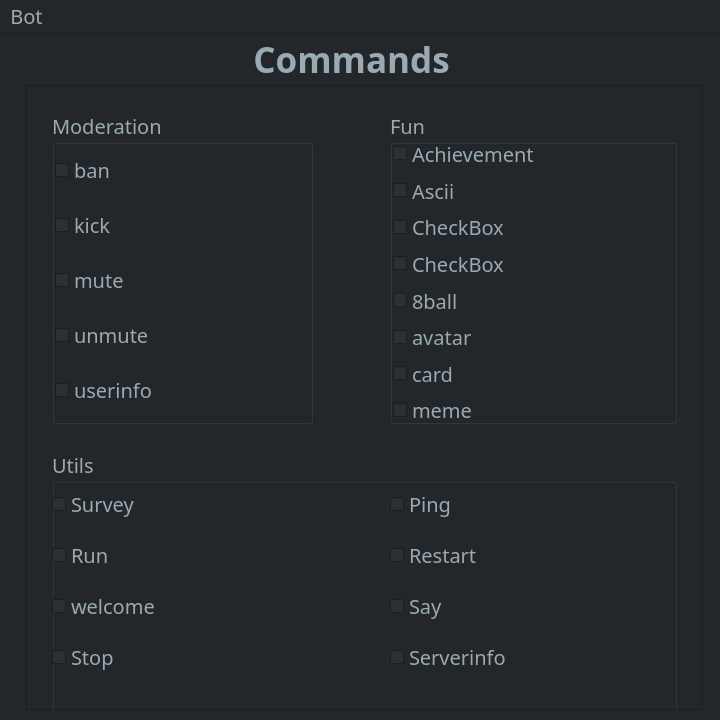
<?xml version="1.0" encoding="UTF-8"?>
<ui version="4.0">
 <author>NameUndefined</author>
 <class>MainWindow</class>
 <widget class="QMainWindow" name="MainWindow">
  <property name="geometry">
   <rect>
    <x>0</x>
    <y>0</y>
    <width>720</width>
    <height>720</height>
   </rect>
  </property>
  <property name="minimumSize">
   <size>
    <width>720</width>
    <height>720</height>
   </size>
  </property>
  <property name="maximumSize">
   <size>
    <width>720</width>
    <height>720</height>
   </size>
  </property>
  <property name="palette">
   <palette>
    <active>
     <colorrole role="WindowText">
      <brush brushstyle="SolidPattern">
       <color alpha="255">
        <red>153</red>
        <green>170</green>
        <blue>181</blue>
       </color>
      </brush>
     </colorrole>
     <colorrole role="Button">
      <brush brushstyle="SolidPattern">
       <color alpha="255">
        <red>114</red>
        <green>137</green>
        <blue>218</blue>
       </color>
      </brush>
     </colorrole>
     <colorrole role="Light">
      <brush brushstyle="SolidPattern">
       <color alpha="255">
        <red>114</red>
        <green>137</green>
        <blue>218</blue>
       </color>
      </brush>
     </colorrole>
     <colorrole role="Midlight">
      <brush brushstyle="SolidPattern">
       <color alpha="255">
        <red>63</red>
        <green>127</green>
        <blue>255</blue>
       </color>
      </brush>
     </colorrole>
     <colorrole role="Dark">
      <brush brushstyle="SolidPattern">
       <color alpha="255">
        <red>0</red>
        <green>42</green>
        <blue>127</blue>
       </color>
      </brush>
     </colorrole>
     <colorrole role="Mid">
      <brush brushstyle="SolidPattern">
       <color alpha="255">
        <red>0</red>
        <green>56</green>
        <blue>170</blue>
       </color>
      </brush>
     </colorrole>
     <colorrole role="Text">
      <brush brushstyle="SolidPattern">
       <color alpha="255">
        <red>114</red>
        <green>137</green>
        <blue>218</blue>
       </color>
      </brush>
     </colorrole>
     <colorrole role="BrightText">
      <brush brushstyle="SolidPattern">
       <color alpha="255">
        <red>255</red>
        <green>255</green>
        <blue>255</blue>
       </color>
      </brush>
     </colorrole>
     <colorrole role="ButtonText">
      <brush brushstyle="SolidPattern">
       <color alpha="255">
        <red>153</red>
        <green>170</green>
        <blue>181</blue>
       </color>
      </brush>
     </colorrole>
     <colorrole role="Base">
      <brush brushstyle="SolidPattern">
       <color alpha="255">
        <red>44</red>
        <green>47</green>
        <blue>51</blue>
       </color>
      </brush>
     </colorrole>
     <colorrole role="Window">
      <brush brushstyle="SolidPattern">
       <color alpha="255">
        <red>35</red>
        <green>39</green>
        <blue>42</blue>
       </color>
      </brush>
     </colorrole>
     <colorrole role="Shadow">
      <brush brushstyle="SolidPattern">
       <color alpha="255">
        <red>0</red>
        <green>0</green>
        <blue>0</blue>
       </color>
      </brush>
     </colorrole>
     <colorrole role="Highlight">
      <brush brushstyle="SolidPattern">
       <color alpha="255">
        <red>114</red>
        <green>137</green>
        <blue>218</blue>
       </color>
      </brush>
     </colorrole>
     <colorrole role="AlternateBase">
      <brush brushstyle="SolidPattern">
       <color alpha="255">
        <red>114</red>
        <green>137</green>
        <blue>218</blue>
       </color>
      </brush>
     </colorrole>
     <colorrole role="ToolTipBase">
      <brush brushstyle="SolidPattern">
       <color alpha="255">
        <red>255</red>
        <green>255</green>
        <blue>220</blue>
       </color>
      </brush>
     </colorrole>
     <colorrole role="ToolTipText">
      <brush brushstyle="SolidPattern">
       <color alpha="255">
        <red>0</red>
        <green>0</green>
        <blue>0</blue>
       </color>
      </brush>
     </colorrole>
     <colorrole role="PlaceholderText">
      <brush brushstyle="SolidPattern">
       <color alpha="128">
        <red>153</red>
        <green>170</green>
        <blue>181</blue>
       </color>
      </brush>
     </colorrole>
    </active>
    <inactive>
     <colorrole role="WindowText">
      <brush brushstyle="SolidPattern">
       <color alpha="255">
        <red>153</red>
        <green>170</green>
        <blue>181</blue>
       </color>
      </brush>
     </colorrole>
     <colorrole role="Button">
      <brush brushstyle="SolidPattern">
       <color alpha="255">
        <red>114</red>
        <green>137</green>
        <blue>218</blue>
       </color>
      </brush>
     </colorrole>
     <colorrole role="Light">
      <brush brushstyle="SolidPattern">
       <color alpha="255">
        <red>114</red>
        <green>137</green>
        <blue>218</blue>
       </color>
      </brush>
     </colorrole>
     <colorrole role="Midlight">
      <brush brushstyle="SolidPattern">
       <color alpha="255">
        <red>63</red>
        <green>127</green>
        <blue>255</blue>
       </color>
      </brush>
     </colorrole>
     <colorrole role="Dark">
      <brush brushstyle="SolidPattern">
       <color alpha="255">
        <red>0</red>
        <green>42</green>
        <blue>127</blue>
       </color>
      </brush>
     </colorrole>
     <colorrole role="Mid">
      <brush brushstyle="SolidPattern">
       <color alpha="255">
        <red>0</red>
        <green>56</green>
        <blue>170</blue>
       </color>
      </brush>
     </colorrole>
     <colorrole role="Text">
      <brush brushstyle="SolidPattern">
       <color alpha="255">
        <red>114</red>
        <green>137</green>
        <blue>218</blue>
       </color>
      </brush>
     </colorrole>
     <colorrole role="BrightText">
      <brush brushstyle="SolidPattern">
       <color alpha="255">
        <red>255</red>
        <green>255</green>
        <blue>255</blue>
       </color>
      </brush>
     </colorrole>
     <colorrole role="ButtonText">
      <brush brushstyle="SolidPattern">
       <color alpha="255">
        <red>153</red>
        <green>170</green>
        <blue>181</blue>
       </color>
      </brush>
     </colorrole>
     <colorrole role="Base">
      <brush brushstyle="SolidPattern">
       <color alpha="255">
        <red>44</red>
        <green>47</green>
        <blue>51</blue>
       </color>
      </brush>
     </colorrole>
     <colorrole role="Window">
      <brush brushstyle="SolidPattern">
       <color alpha="255">
        <red>35</red>
        <green>39</green>
        <blue>42</blue>
       </color>
      </brush>
     </colorrole>
     <colorrole role="Shadow">
      <brush brushstyle="SolidPattern">
       <color alpha="255">
        <red>0</red>
        <green>0</green>
        <blue>0</blue>
       </color>
      </brush>
     </colorrole>
     <colorrole role="Highlight">
      <brush brushstyle="SolidPattern">
       <color alpha="255">
        <red>114</red>
        <green>137</green>
        <blue>218</blue>
       </color>
      </brush>
     </colorrole>
     <colorrole role="AlternateBase">
      <brush brushstyle="SolidPattern">
       <color alpha="255">
        <red>114</red>
        <green>137</green>
        <blue>218</blue>
       </color>
      </brush>
     </colorrole>
     <colorrole role="ToolTipBase">
      <brush brushstyle="SolidPattern">
       <color alpha="255">
        <red>255</red>
        <green>255</green>
        <blue>220</blue>
       </color>
      </brush>
     </colorrole>
     <colorrole role="ToolTipText">
      <brush brushstyle="SolidPattern">
       <color alpha="255">
        <red>0</red>
        <green>0</green>
        <blue>0</blue>
       </color>
      </brush>
     </colorrole>
     <colorrole role="PlaceholderText">
      <brush brushstyle="SolidPattern">
       <color alpha="128">
        <red>153</red>
        <green>170</green>
        <blue>181</blue>
       </color>
      </brush>
     </colorrole>
    </inactive>
    <disabled>
     <colorrole role="WindowText">
      <brush brushstyle="SolidPattern">
       <color alpha="255">
        <red>0</red>
        <green>42</green>
        <blue>127</blue>
       </color>
      </brush>
     </colorrole>
     <colorrole role="Button">
      <brush brushstyle="SolidPattern">
       <color alpha="255">
        <red>114</red>
        <green>137</green>
        <blue>218</blue>
       </color>
      </brush>
     </colorrole>
     <colorrole role="Light">
      <brush brushstyle="SolidPattern">
       <color alpha="255">
        <red>114</red>
        <green>137</green>
        <blue>218</blue>
       </color>
      </brush>
     </colorrole>
     <colorrole role="Midlight">
      <brush brushstyle="SolidPattern">
       <color alpha="255">
        <red>63</red>
        <green>127</green>
        <blue>255</blue>
       </color>
      </brush>
     </colorrole>
     <colorrole role="Dark">
      <brush brushstyle="SolidPattern">
       <color alpha="255">
        <red>0</red>
        <green>42</green>
        <blue>127</blue>
       </color>
      </brush>
     </colorrole>
     <colorrole role="Mid">
      <brush brushstyle="SolidPattern">
       <color alpha="255">
        <red>0</red>
        <green>56</green>
        <blue>170</blue>
       </color>
      </brush>
     </colorrole>
     <colorrole role="Text">
      <brush brushstyle="SolidPattern">
       <color alpha="255">
        <red>0</red>
        <green>42</green>
        <blue>127</blue>
       </color>
      </brush>
     </colorrole>
     <colorrole role="BrightText">
      <brush brushstyle="SolidPattern">
       <color alpha="255">
        <red>255</red>
        <green>255</green>
        <blue>255</blue>
       </color>
      </brush>
     </colorrole>
     <colorrole role="ButtonText">
      <brush brushstyle="SolidPattern">
       <color alpha="255">
        <red>0</red>
        <green>42</green>
        <blue>127</blue>
       </color>
      </brush>
     </colorrole>
     <colorrole role="Base">
      <brush brushstyle="SolidPattern">
       <color alpha="255">
        <red>35</red>
        <green>39</green>
        <blue>42</blue>
       </color>
      </brush>
     </colorrole>
     <colorrole role="Window">
      <brush brushstyle="SolidPattern">
       <color alpha="255">
        <red>35</red>
        <green>39</green>
        <blue>42</blue>
       </color>
      </brush>
     </colorrole>
     <colorrole role="Shadow">
      <brush brushstyle="SolidPattern">
       <color alpha="255">
        <red>0</red>
        <green>0</green>
        <blue>0</blue>
       </color>
      </brush>
     </colorrole>
     <colorrole role="Highlight">
      <brush brushstyle="SolidPattern">
       <color alpha="255">
        <red>234</red>
        <green>234</green>
        <blue>234</blue>
       </color>
      </brush>
     </colorrole>
     <colorrole role="AlternateBase">
      <brush brushstyle="SolidPattern">
       <color alpha="255">
        <red>114</red>
        <green>137</green>
        <blue>218</blue>
       </color>
      </brush>
     </colorrole>
     <colorrole role="ToolTipBase">
      <brush brushstyle="SolidPattern">
       <color alpha="255">
        <red>255</red>
        <green>255</green>
        <blue>220</blue>
       </color>
      </brush>
     </colorrole>
     <colorrole role="ToolTipText">
      <brush brushstyle="SolidPattern">
       <color alpha="255">
        <red>0</red>
        <green>0</green>
        <blue>0</blue>
       </color>
      </brush>
     </colorrole>
     <colorrole role="PlaceholderText">
      <brush brushstyle="SolidPattern">
       <color alpha="128">
        <red>0</red>
        <green>0</green>
        <blue>0</blue>
       </color>
      </brush>
     </colorrole>
    </disabled>
   </palette>
  </property>
  <property name="font">
   <font>
    <family>xos4 Terminus</family>
    <pointsize>15</pointsize>
   </font>
  </property>
  <property name="windowTitle">
   <string>Discord Bot Maker script</string>
  </property>
  <property name="windowIcon">
   <iconset>
    <normaloff>../../../.designer/icon.ico</normaloff>../../../.designer/icon.ico</iconset>
  </property>
  <widget class="QWidget" name="centralwidget">
   <property name="enabled">
    <bool>true</bool>
   </property>
   <property name="font">
    <font>
     <family>xos4 Terminus</family>
     <pointsize>15</pointsize>
     <weight>50</weight>
     <italic>false</italic>
     <bold>false</bold>
     <underline>false</underline>
    </font>
   </property>
   <property name="layoutDirection">
    <enum>Qt::LeftToRight</enum>
   </property>
   <property name="autoFillBackground">
    <bool>false</bool>
   </property>
   <widget class="QLabel" name="cinfi_lb">
    <property name="enabled">
     <bool>true</bool>
    </property>
    <property name="geometry">
     <rect>
      <x>26</x>
      <y>0</y>
      <width>651</width>
      <height>52</height>
     </rect>
    </property>
    <property name="font">
     <font>
      <family>xos4 Terminus</family>
      <pointsize>26</pointsize>
      <weight>75</weight>
      <italic>false</italic>
      <bold>true</bold>
      <underline>false</underline>
     </font>
    </property>
    <property name="layoutDirection">
     <enum>Qt::LeftToRight</enum>
    </property>
    <property name="text">
     <string>Commands</string>
    </property>
    <property name="alignment">
     <set>Qt::AlignCenter</set>
    </property>
    <property name="buddy">
     <cstring></cstring>
    </property>
   </widget>
   <widget class="QFrame" name="frame">
    <property name="geometry">
     <rect>
      <x>26</x>
      <y>52</y>
      <width>677</width>
      <height>625</height>
     </rect>
    </property>
    <property name="frameShape">
     <enum>QFrame::StyledPanel</enum>
    </property>
    <property name="frameShadow">
     <enum>QFrame::Raised</enum>
    </property>
    <widget class="QGroupBox" name="groupBox">
     <property name="geometry">
      <rect>
       <x>26</x>
       <y>26</y>
       <width>261</width>
       <height>313</height>
      </rect>
     </property>
     <property name="title">
      <string>Moderation</string>
     </property>
     <widget class="QWidget" name="gridLayoutWidget">
      <property name="geometry">
       <rect>
        <x>3</x>
        <y>27</y>
        <width>235</width>
        <height>287</height>
       </rect>
      </property>
      <layout class="QGridLayout" name="gridLayout">
       <item row="4" column="0">
        <widget class="QCheckBox" name="uich">
         <property name="text">
          <string>userinfo</string>
         </property>
        </widget>
       </item>
       <item row="1" column="0">
        <widget class="QCheckBox" name="kickch">
         <property name="text">
          <string>kick</string>
         </property>
        </widget>
       </item>
       <item row="3" column="0">
        <widget class="QCheckBox" name="unmutech">
         <property name="text">
          <string>unmute</string>
         </property>
        </widget>
       </item>
       <item row="2" column="0">
        <widget class="QCheckBox" name="mutech">
         <property name="text">
          <string>mute</string>
         </property>
        </widget>
       </item>
       <item row="0" column="0">
        <widget class="QCheckBox" name="banch">
         <property name="text">
          <string>ban</string>
         </property>
        </widget>
       </item>
      </layout>
     </widget>
    </widget>
    <widget class="QGroupBox" name="groupBox_2">
     <property name="geometry">
      <rect>
       <x>364</x>
       <y>26</y>
       <width>287</width>
       <height>313</height>
      </rect>
     </property>
     <property name="title">
      <string>Fun</string>
     </property>
     <widget class="QWidget" name="gridLayoutWidget_2">
      <property name="geometry">
       <rect>
        <x>3</x>
        <y>27</y>
        <width>261</width>
        <height>287</height>
       </rect>
      </property>
      <layout class="QGridLayout" name="gridLayout_2">
       <item row="4" column="0">
        <widget class="QCheckBox" name="ballch">
         <property name="text">
          <string>8ball</string>
         </property>
        </widget>
       </item>
       <item row="2" column="0">
        <widget class="QCheckBox" name="checkBox_5">
         <property name="text">
          <string>CheckBox</string>
         </property>
        </widget>
       </item>
       <item row="3" column="0">
        <widget class="QCheckBox" name="checkBox">
         <property name="text">
          <string>CheckBox</string>
         </property>
        </widget>
       </item>
       <item row="5" column="0">
        <widget class="QCheckBox" name="checkBox_3">
         <property name="text">
          <string>avatar</string>
         </property>
        </widget>
       </item>
       <item row="1" column="0">
        <widget class="QCheckBox" name="asciich">
         <property name="text">
          <string>Ascii</string>
         </property>
        </widget>
       </item>
       <item row="6" column="0">
        <widget class="QCheckBox" name="checkBox_2">
         <property name="text">
          <string>card</string>
         </property>
        </widget>
       </item>
       <item row="7" column="0">
        <widget class="QCheckBox" name="checkBox_4">
         <property name="text">
          <string>meme</string>
         </property>
        </widget>
       </item>
       <item row="0" column="0">
        <widget class="QCheckBox" name="acch">
         <property name="text">
          <string>Achievement</string>
         </property>
        </widget>
       </item>
      </layout>
     </widget>
    </widget>
    <widget class="QGroupBox" name="groupBox_3">
     <property name="geometry">
      <rect>
       <x>26</x>
       <y>365</y>
       <width>625</width>
       <height>287</height>
      </rect>
     </property>
     <property name="title">
      <string>Utils</string>
     </property>
     <widget class="QWidget" name="gridLayoutWidget_4">
      <property name="geometry">
       <rect>
        <x>338</x>
        <y>26</y>
        <width>287</width>
        <height>209</height>
       </rect>
      </property>
      <layout class="QGridLayout" name="gridLayout_4">
       <item row="3" column="0">
        <widget class="QCheckBox" name="saych">
         <property name="text">
          <string>Say</string>
         </property>
        </widget>
       </item>
       <item row="2" column="0">
        <widget class="QCheckBox" name="restartch">
         <property name="text">
          <string>Restart</string>
         </property>
        </widget>
       </item>
       <item row="4" column="0">
        <widget class="QCheckBox" name="Sich">
         <property name="text">
          <string>Serverinfo</string>
         </property>
        </widget>
       </item>
       <item row="1" column="0">
        <widget class="QCheckBox" name="Pingch">
         <property name="text">
          <string>Ping</string>
         </property>
        </widget>
       </item>
      </layout>
     </widget>
     <widget class="QWidget" name="gridLayoutWidget_3">
      <property name="geometry">
       <rect>
        <x>0</x>
        <y>26</y>
        <width>313</width>
        <height>209</height>
       </rect>
      </property>
      <layout class="QGridLayout" name="gridLayout_3">
       <item row="2" column="0">
        <widget class="QCheckBox" name="Welch">
         <property name="text">
          <string>welcome</string>
         </property>
        </widget>
       </item>
       <item row="0" column="0">
        <widget class="QCheckBox" name="surveych">
         <property name="text">
          <string>Survey</string>
         </property>
        </widget>
       </item>
       <item row="3" column="0">
        <widget class="QCheckBox" name="stopch">
         <property name="text">
          <string>Stop</string>
         </property>
        </widget>
       </item>
       <item row="1" column="0">
        <widget class="QCheckBox" name="runch">
         <property name="text">
          <string>Run</string>
         </property>
        </widget>
       </item>
      </layout>
     </widget>
    </widget>
   </widget>
  </widget>
  <widget class="QMenuBar" name="menubar">
   <property name="enabled">
    <bool>true</bool>
   </property>
   <property name="geometry">
    <rect>
     <x>0</x>
     <y>0</y>
     <width>720</width>
     <height>32</height>
    </rect>
   </property>
   <property name="mouseTracking">
    <bool>true</bool>
   </property>
   <property name="defaultUp">
    <bool>false</bool>
   </property>
   <widget class="QMenu" name="menuBot">
    <property name="title">
     <string>Bot</string>
    </property>
    <addaction name="actionNew"/>
    <addaction name="actionRun"/>
    <addaction name="separator"/>
    <addaction name="actionQuit"/>
   </widget>
   <addaction name="menuBot"/>
  </widget>
  <action name="actionNew">
   <property name="text">
    <string>New</string>
   </property>
   <property name="statusTip">
    <string>Create a new bot</string>
   </property>
   <property name="shortcut">
    <string>Ctrl+N</string>
   </property>
  </action>
  <action name="actionRun">
   <property name="checkable">
    <bool>false</bool>
   </property>
   <property name="text">
    <string>Run</string>
   </property>
   <property name="statusTip">
    <string>Run a bot</string>
   </property>
   <property name="shortcut">
    <string>Ctrl+R</string>
   </property>
  </action>
  <action name="actionQuit">
   <property name="text">
    <string>Quit</string>
   </property>
   <property name="statusTip">
    <string>Quit the app</string>
   </property>
   <property name="shortcut">
    <string>Ctrl+Q</string>
   </property>
   <property name="visible">
    <bool>true</bool>
   </property>
   <property name="priority">
    <enum>QAction::NormalPriority</enum>
   </property>
  </action>
 </widget>
 <resources/>
 <connections/>
 <designerdata>
  <property name="gridDeltaX">
   <number>26</number>
  </property>
  <property name="gridDeltaY">
   <number>26</number>
  </property>
  <property name="gridSnapX">
   <bool>true</bool>
  </property>
  <property name="gridSnapY">
   <bool>true</bool>
  </property>
  <property name="gridVisible">
   <bool>true</bool>
  </property>
 </designerdata>
</ui>
